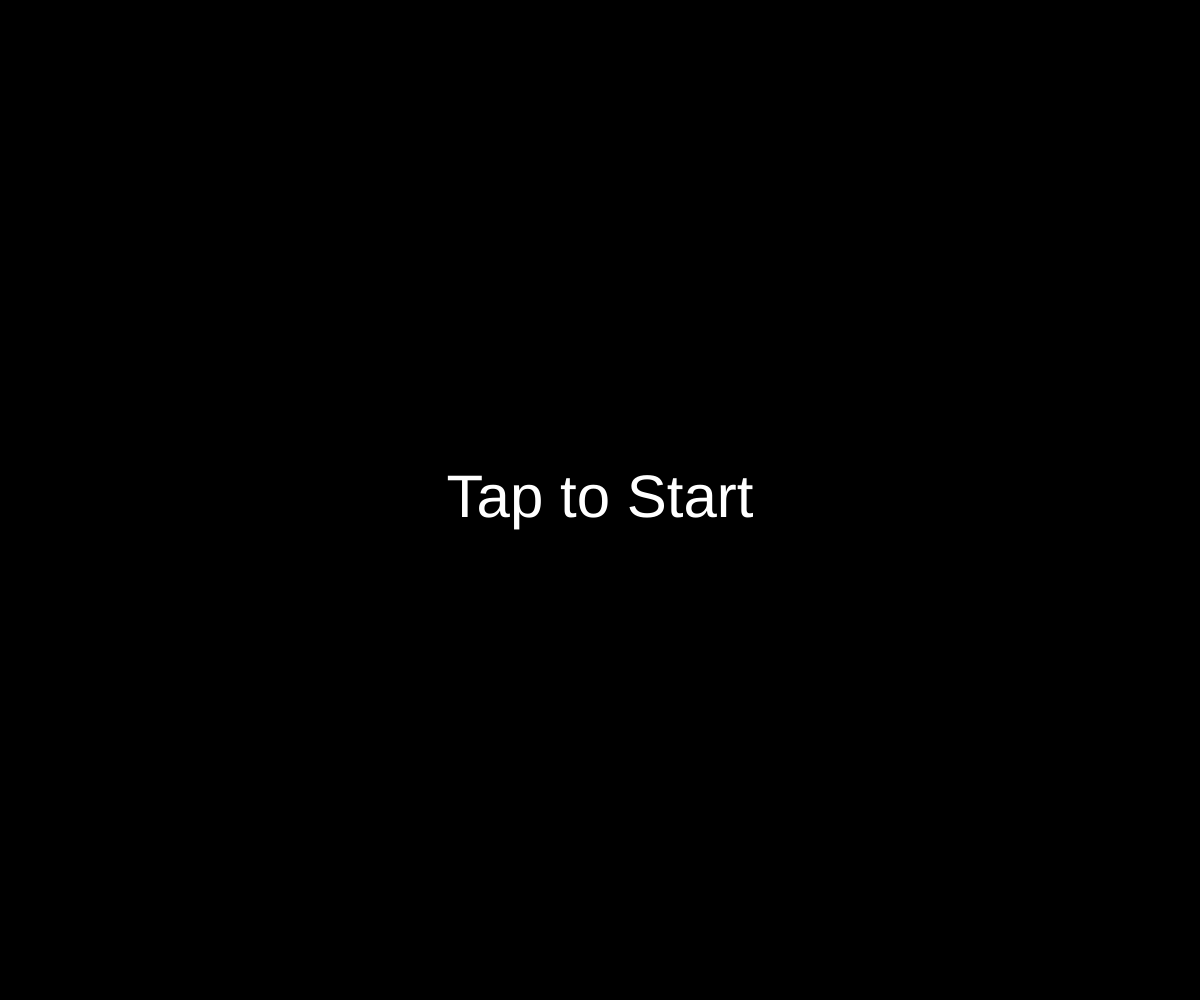
Frame 1 (no input)
Frame 60 (no input): identical to frame 1, image omitted
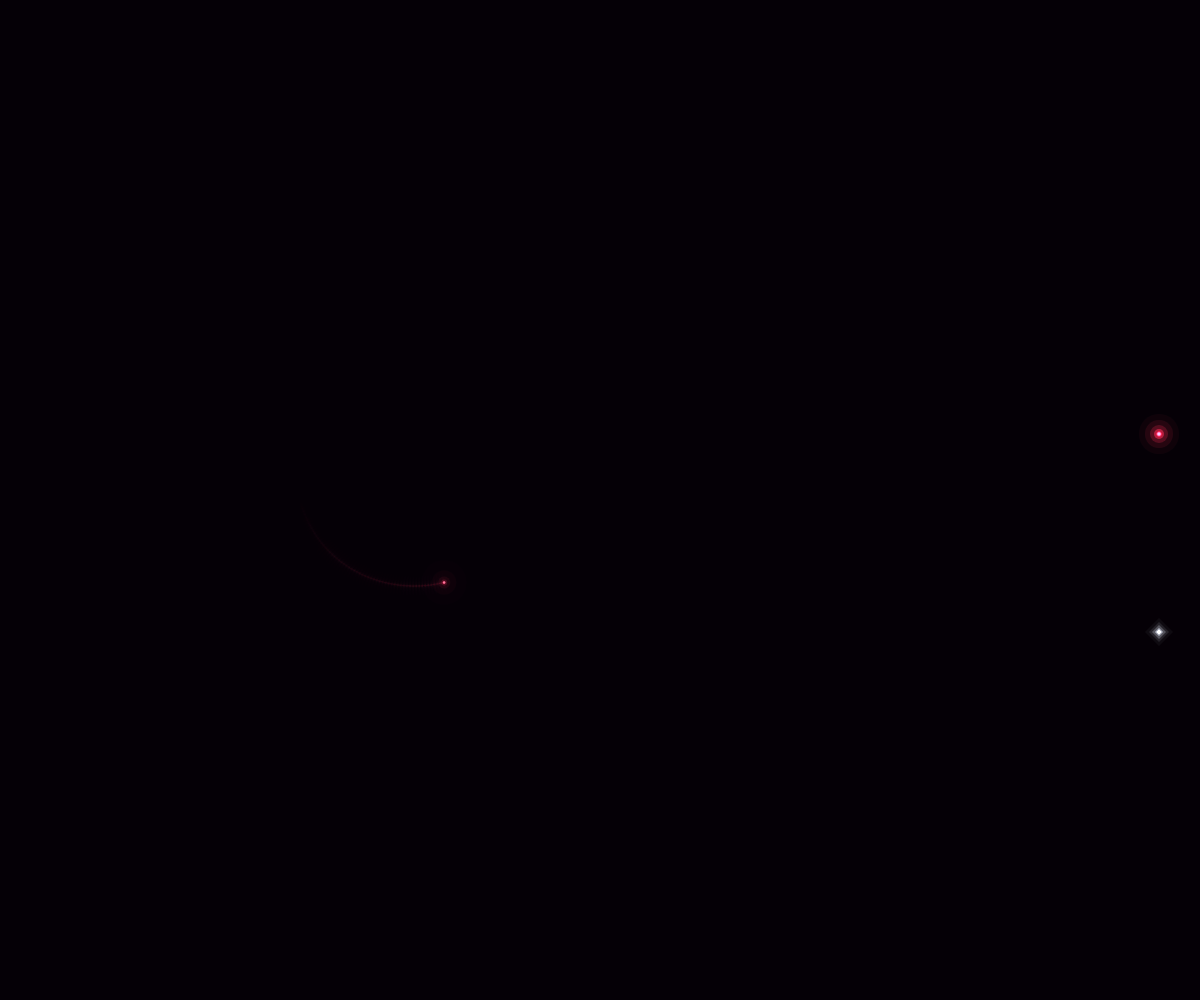
Frame 120 (the mouse pressed at the canvas centre since frame 60)

The p5.js sketch that drew these frames (run headless with seeded random() and noise() and a simulated clock; from frame 60 on, the mouse is pressed at the canvas centre):

// p5.js sketch
// ── sketch.js
// ============================================
// Neon3 — Shape Shifting
// 3体のスケーター（赤・青・淡黄）
// 丸・三角・四角を切り替えながら描く
// ============================================

var t = 0;
var soundStarted = false;
var appStarted = false;
var appStartTime = 0;

var audioCtx, windNode, windGain, driftNode, driftGain;
var lastTouchX = 0.5, lastTouchY = 0.5;
var isTouchDevice = false, hasInteracted = false;
var prevTouchX = 0, prevTouchY = 0;
var gustStrength = 0, gustDirX = 0, gustDirY = 0;
var holdTime = 0, holdX = 0, holdY = 0, isHolding = false, holdThreshold = 20;
var pinchScale = 1.0, lastPinchDist = 0;
var ripples = [];
var lastMouseMoveMs = 0;
var MOUSE_ATTRACT_MS = 3000;

// Trail canvas (single — user clears manually via eraser)
var trailPg;

// Skaters
var skaters = [];
var ENTRY_TIMES = [0, 20, 40];

// Fixed colors
var SKATER_COLORS = [
  { r: 255, g: 40, b: 80 },    // Red
  { r: 20, g: 100, b: 255 },   // Blue
  { r: 255, g: 240, b: 180 }   // Pale warm yellow
];

// Shapes
var SHAPE_TYPES = ['circle', 'triangle', 'square'];
var TWO_THIRDS_PI = 2.0943951;

// Background (fixed Sunset Drive theme)
var BG_R = 5, BG_G = 0, BG_B = 6;

// Collision
var COLLISION_DIST = 45;
var COLLISION_COOLDOWN = 800;
var collisionCooldowns = {};
var sparks = [];

// Neon2-style triangular trajectory
var TURN_ANGLE = TWO_THIRDS_PI; // 120° base turn
var TURN_SPEED = 0.12; // radians per frame during turn

// UI
var shapeUIRects = [];
var eraserRect = null;
var eraserFlash = 0;

// ============================================
// Shape drawing helpers
// ============================================
// Neon2-style elongated triangle wake (prev → current position)
function wakePath(ctx, tx, ty, hx, hy, hw, angle) {
  var pa = angle + 1.5707963; // angle + PI/2
  var cp = Math.cos(pa), sp = Math.sin(pa);
  ctx.beginPath();
  ctx.moveTo(tx, ty);
  ctx.lineTo(hx + hw * cp, hy + hw * sp);
  ctx.lineTo(hx - hw * cp, hy - hw * sp);
  ctx.closePath();
}

function drawShape(ctx, shape, cx, cy, r, angle) {
  if (shape === 'circle') {
    ctx.beginPath();
    ctx.arc(cx, cy, r, 0, Math.PI * 2);
  } else if (shape === 'triangle') {
    ctx.beginPath();
    ctx.moveTo(cx + r * Math.cos(angle), cy + r * Math.sin(angle));
    ctx.lineTo(cx + r * Math.cos(angle + TWO_THIRDS_PI), cy + r * Math.sin(angle + TWO_THIRDS_PI));
    ctx.lineTo(cx + r * Math.cos(angle - TWO_THIRDS_PI), cy + r * Math.sin(angle - TWO_THIRDS_PI));
    ctx.closePath();
  } else {
    // square
    var c = Math.cos(angle), s = Math.sin(angle);
    var hr = r * 0.707; // r / sqrt(2) for inscribed square
    ctx.beginPath();
    ctx.moveTo(cx + hr * (c - s), cy + hr * (s + c));
    ctx.lineTo(cx + hr * (-c - s), cy + hr * (-s + c));
    ctx.lineTo(cx + hr * (-c + s), cy + hr * (-s - c));
    ctx.lineTo(cx + hr * (c + s), cy + hr * (s - c));
    ctx.closePath();
  }
}

// ============================================
// Setup & Init
// ============================================
function setup() {
  pixelDensity(1);
  createCanvas(windowWidth, windowHeight);
  trailPg = createGraphics(width, height);
  trailPg.pixelDensity(1);
  initSkaters();
  updateUIRects();
}

function initSkaters() {
  skaters = [];
  for (var i = 0; i < 3; i++) {
    var positions = [0.25, 0.5, 0.75];
    var bs = 2.0 + random(0, 1.5);
    skaters.push({
      x: width * positions[i], y: height * 0.5,
      prevX: width * positions[i], prevY: height * 0.5,
      angle: random(TWO_PI),
      curvature: 0,
      baseSpeed: bs, speed: bs,
      seed: 42 + i * 95,
      color: SKATER_COLORS[i],
      shape: SHAPE_TYPES[i],
      entryTime: ENTRY_TIMES[i],
      active: false,
      fadeIn: 0,
      spinOffset: random(TWO_PI),
      segDist: 0,
      segLen: 60 + random(80),
      turnDir: random() < 0.5 ? 1 : -1,
      turning: 0,
      turnTarget: 0
    });
  }
}

function updateUIRects() {
  shapeUIRects = [];
  var uiSize = 50;
  var gap = 16;
  var rightMargin = 16;
  var totalHeight = uiSize * 3 + gap * 2;
  var startY = (height - totalHeight) / 2;

  for (var i = 0; i < 3; i++) {
    shapeUIRects.push({
      x: width - rightMargin - uiSize,
      y: startY + i * (uiSize + gap),
      w: uiSize, h: uiSize,
      idx: i
    });
  }

  // Eraser below shape selectors
  eraserRect = {
    x: width - rightMargin - uiSize,
    y: startY + 3 * (uiSize + gap),
    w: uiSize, h: uiSize
  };
}

// ============================================
// Physics — shape-dependent trajectory
// 丸: 連続曲率で円軌道
// 三角: 直進→120°ターン (Neon2)
// 四角: 直進→90°ターン
// ============================================
function updateSkater(idx) {
  var s = skaters[idx];
  s.prevX = s.x;
  s.prevY = s.y;

  if (s.shape === 'circle') {
    // === Circle: continuous curvature → circular loops with drift ===
    // Base curvature ~0.03 → radius ~83px, with organic wobble
    var n1 = noise(s.seed, t * 0.04) - 0.5;
    var targetCurv = 0.03 * s.turnDir + n1 * 0.02;
    s.curvature = lerp(s.curvature, targetCurv, 0.04);
    s.angle += s.curvature;

    // Drift — shifts loop center across screen over time
    var drift = (noise(s.seed + 99, t * 0.008) - 0.5) * 0.012;
    s.angle += drift;

    s.speed = lerp(s.speed, s.baseSpeed, 0.05);

    // Reverse direction every 1-2 loops (~400-700px)
    s.segDist += s.speed;
    if (s.segDist > 400 + noise(s.seed + 600, t * 0.05) * 300) {
      s.segDist = 0;
      if (random() < 0.5) s.turnDir *= -1;
    }
  } else {
    // === Triangle (120°) or Square (90°): straight + sharp turns ===
    var turnAngle = s.shape === 'triangle' ? TWO_THIRDS_PI : HALF_PI;

    // Subtle wobble
    var wobble = (noise(s.seed, t * 0.08) - 0.5) * 0.012;
    s.angle += wobble;

    if (s.turning > 0) {
      var step = min(TURN_SPEED, s.turning);
      s.angle += step * s.turnDir;
      s.turning -= step;
      s.speed = lerp(s.speed, s.baseSpeed * 0.5, 0.1);
    } else {
      s.segDist += s.speed;
      s.speed = lerp(s.speed, s.baseSpeed, 0.05);
      if (s.segDist >= s.segLen) {
        s.segDist = 0;
        s.segLen = 50 + noise(s.seed + 300, t * 0.05) * 100;
        s.turnTarget = turnAngle + (noise(s.seed + 400, t * 0.1) - 0.5) * 0.5;
        s.turning = s.turnTarget;
        if (noise(s.seed + 500, t * 0.03) > 0.7) s.turnDir *= -1;
      }
    }
  }

  // Mouse attraction
  var mouseElapsed = millis() - lastMouseMoveMs;
  var mouseInfluence = Math.max(0, 1 - mouseElapsed / MOUSE_ATTRACT_MS);
  if (hasInteracted && mouseInfluence > 0) {
    var px = isTouchDevice ? lastTouchX * width : mouseX;
    var py = isTouchDevice ? lastTouchY * height : mouseY;
    var dx = px - s.x, dy = py - s.y;
    var d = sqrt(dx * dx + dy * dy);
    if (d < 500) {
      var diff = atan2(dy, dx) - s.angle;
      while (diff > PI) diff -= TWO_PI;
      while (diff < -PI) diff += TWO_PI;
      s.angle += diff * (1 - d / 500) * 0.008 * mouseInfluence;
    }
  }

  // Hold vortex
  var holdStr = isHolding && holdTime > 0.3 ? min((holdTime - 0.3) * 2, 5) : 0;
  if (holdStr > 0) {
    var dx = holdX - s.x, dy = holdY - s.y;
    var d = sqrt(dx * dx + dy * dy);
    if (d < 350) {
      var diff = atan2(dy, dx) - s.angle;
      while (diff > PI) diff -= TWO_PI;
      while (diff < -PI) diff += TWO_PI;
      s.angle += diff * (1 - d / 350) * holdStr * 0.005;
    }
  }

  // Gust
  if (gustStrength > 0.1) {
    var diff = atan2(gustDirY, gustDirX) - s.angle;
    while (diff > PI) diff -= TWO_PI;
    while (diff < -PI) diff += TWO_PI;
    s.angle += diff * gustStrength * 0.008;
  }

  // Move
  s.x += cos(s.angle) * s.speed;
  s.y += sin(s.angle) * s.speed;

  // Edge steering
  var ex = abs(s.x - width / 2) / (width / 2);
  var ey = abs(s.y - height / 2) / (height / 2);
  var edge = max(ex, ey);

  if (s.shape === 'circle') {
    // Soft centering: continuous pull toward center, no hard threshold
    // Quadratic: negligible near center, strong near edges
    var diff = atan2(height / 2 - s.y, width / 2 - s.x) - s.angle;
    while (diff > PI) diff -= TWO_PI;
    while (diff < -PI) diff += TWO_PI;
    s.angle += diff * edge * edge * 0.06;
    s.curvature *= (1 - edge * edge * 0.15);
  } else {
    // Hard threshold for triangle/square (straight segments handle it fine)
    if (edge > 0.85) {
      var diff = atan2(height / 2 - s.y, width / 2 - s.x) - s.angle;
      while (diff > PI) diff -= TWO_PI;
      while (diff < -PI) diff += TWO_PI;
      s.angle += diff * (edge - 0.85) * 0.3;
      s.turning = 0;
      s.segDist = 0;
      s.segLen = 60 + random(80);
    }
  }
}

// ============================================
// Collisions — scatter on contact
// ============================================
function checkCollisions() {
  var now = millis();
  for (var i = 0; i < skaters.length; i++) {
    if (!skaters[i].active || skaters[i].fadeIn < 0.5) continue;
    for (var j = i + 1; j < skaters.length; j++) {
      if (!skaters[j].active || skaters[j].fadeIn < 0.5) continue;
      var a = skaters[i], b = skaters[j];
      var dx = b.x - a.x, dy = b.y - a.y;
      var d = sqrt(dx * dx + dy * dy);
      var key = i * 10 + j;
      if (d < COLLISION_DIST && (!collisionCooldowns[key] || now - collisionCooldowns[key] > COLLISION_COOLDOWN)) {
        collisionCooldowns[key] = now;
        // Bounce (Neon2 style)
        a.angle = atan2(-dy, -dx) + random(-0.4, 0.4);
        b.angle = atan2(dy, dx) + random(-0.4, 0.4);
        a.speed = 5.5; b.speed = 5.5;
        a.curvature *= 0.3; b.curvature *= 0.3;
        a.turning = 0; a.segDist = 0; a.segLen = 60 + random(80);
        b.turning = 0; b.segDist = 0; b.segLen = 60 + random(80);
        var mx = (a.x + b.x) / 2, my = (a.y + b.y) / 2;
        // Ripple
        ripples.push({ x: mx, y: my, age: 0, color: a.color });
        ripples.push({ x: mx, y: my, age: 0.3, color: b.color });
        // Sparks (8 spinning shape particles)
        for (var k = 0; k < 8; k++) {
          var src = k < 4 ? a : b;
          var sa = random(TWO_PI), spd = random(2, 6);
          sparks.push({
            x: mx, y: my,
            vx: cos(sa) * spd, vy: sin(sa) * spd,
            age: 0, color: src.color, shape: src.shape,
            angle: sa, spin: random(-0.3, 0.3)
          });
        }
      }
    }
  }
}

// ============================================
// Draw
// ============================================
function draw() {
  if (!appStarted) {
    background(0); fill(255); noStroke();
    textAlign(CENTER, CENTER); textSize(min(width, height) * 0.06);
    text('Tap to Start', width / 2, height / 2);
    return;
  }

  var now = millis();

  // Activate skaters
  var elapsed = (now - appStartTime) / 1000;
  for (var i = 0; i < skaters.length; i++) {
    if (!skaters[i].active && elapsed >= skaters[i].entryTime) {
      skaters[i].active = true;
    }
    if (skaters[i].active && skaters[i].fadeIn < 1) {
      skaters[i].fadeIn = min(1, skaters[i].fadeIn + 0.008);
    }
  }

  gustStrength *= 0.96;
  if (touches.length < 2) pinchScale = lerp(pinchScale, 1.0, 0.005);
  if (isHolding) holdTime += 0.016;
  var pulse = 0.75 + Math.sin(t * 0.5) * 0.25;

  // Update skaters
  for (var i = 0; i < skaters.length; i++) {
    if (skaters[i].active) updateSkater(i);
  }
  checkCollisions();

  // Update sparks
  for (var si = 0; si < sparks.length; si++) {
    var sp = sparks[si];
    sp.x += sp.vx; sp.y += sp.vy;
    sp.vx *= 0.95; sp.vy *= 0.95;
    sp.age += 0.025;
    sp.angle += sp.spin;
  }
  sparks = sparks.filter(function(sp) { return sp.age < 1.5; });

  // === Trail Canvas ===
  var tctx = trailPg.drawingContext;
  tctx.globalCompositeOperation = 'lighter';

  var trailLayers = [
    { hw: 9,   a: 0.02 },
    { hw: 4.5, a: 0.05 },
    { hw: 2,   a: 0.12 },
    { hw: 0.9, a: 0.25 }
  ];

  for (var li = 0; li < trailLayers.length; li++) {
    var lhw = trailLayers[li].hw;
    var la = trailLayers[li].a;
    for (var si = 0; si < skaters.length; si++) {
      var s = skaters[si];
      if (!s.active || s.fadeIn < 0.01) continue;
      var a = la * s.fadeIn * pulse;
      var col = s.color;
      tctx.fillStyle = 'rgba(' + col.r + ',' + col.g + ',' + col.b + ',' + a + ')';
      wakePath(tctx, s.prevX, s.prevY, s.x, s.y, lhw * pinchScale, s.angle);
      tctx.fill();
    }
  }

  // === Main Canvas ===
  var ctx = drawingContext;

  // Background
  ctx.globalCompositeOperation = 'source-over';
  ctx.fillStyle = 'rgb(' + BG_R + ',' + BG_G + ',' + BG_B + ')';
  ctx.fillRect(0, 0, width, height);

  // Composite trail canvas
  ctx.globalCompositeOperation = 'lighter';
  ctx.drawImage(trailPg.canvas, 0, 0);

  // Skater heads — multi-layer glow
  for (var i = 0; i < skaters.length; i++) {
    var s = skaters[i];
    if (!s.active || s.fadeIn < 0.01) continue;
    var col = s.color;
    var fi = s.fadeIn;
    var sc = pinchScale;
    var colStr = col.r + ',' + col.g + ',' + col.b;

    var heads = [
      { r: 22 * sc, a: 0.025 * pulse * fi },
      { r: 12 * sc, a: 0.07 * pulse * fi },
      { r: 6 * sc, a: 0.16 * pulse * fi },
      { r: 3 * sc, a: 0.4 * pulse * fi },
      { r: 1.5 * sc, a: 0.8 * pulse * fi }
    ];
    for (var hi = 0; hi < heads.length; hi++) {
      ctx.fillStyle = 'rgba(' + colStr + ',' + heads[hi].a + ')';
      drawShape(ctx, s.shape, s.x, s.y, heads[hi].r, s.angle + Math.sin(t * 0.3 + s.spinOffset) * 0.15);
      ctx.fill();
    }
    // White core
    ctx.fillStyle = 'rgba(255,240,255,' + (pulse * fi) + ')';
    drawShape(ctx, s.shape, s.x, s.y, 1.2 * sc, s.angle);
    ctx.fill();
  }

  // Sparks — spinning shapes
  for (var si = 0; si < sparks.length; si++) {
    var sp = sparks[si];
    var fade = Math.max(0, 1 - sp.age / 1.2);
    fade = fade * fade;
    if (fade <= 0) continue;
    var spCol = sp.color;
    ctx.fillStyle = 'rgba(' + spCol.r + ',' + spCol.g + ',' + spCol.b + ',' + (fade * 0.5) + ')';
    drawShape(ctx, sp.shape, sp.x, sp.y, 3.5 * fade, sp.angle);
    ctx.fill();
    ctx.fillStyle = 'rgba(255,255,255,' + (fade * 0.35) + ')';
    drawShape(ctx, sp.shape, sp.x, sp.y, 1.2 * fade, sp.angle);
    ctx.fill();
  }

  // Ripples
  for (var ri = 0; ri < ripples.length; ri++) {
    var rp = ripples[ri];
    var ringR = rp.age * 350;
    var fade = Math.max(0, 1 - rp.age * 0.25);
    fade = fade * fade;
    if (fade <= 0) continue;
    var rc = rp.color;
    var rcStr = rc.r + ',' + rc.g + ',' + rc.b;
    var rl = [{ w: 12, a: 0.025 * fade }, { w: 4, a: 0.08 * fade }, { w: 1.2, a: 0.25 * fade }];
    for (var li = 0; li < rl.length; li++) {
      ctx.strokeStyle = 'rgba(' + rcStr + ',' + rl[li].a + ')';
      ctx.lineWidth = rl[li].w;
      ctx.beginPath(); ctx.arc(rp.x, rp.y, ringR, 0, Math.PI * 2); ctx.stroke();
    }
  }

  // Hold aura
  var holdStrength = isHolding && holdTime > 0.3 ? min((holdTime - 0.3) * 2, 5) : 0;
  if (holdStrength > 0) {
    var auraR = min(holdTime * 60, 250);
    for (var r = auraR; r > 0; r -= 12) {
      ctx.fillStyle = 'rgba(180,120,220,' + ((1 - r / auraR) * min(holdTime * 3, 15) / 255) + ')';
      ctx.beginPath(); ctx.arc(holdX, holdY, r, 0, Math.PI * 2); ctx.fill();
    }
  }

  // Eraser flash
  if (eraserFlash > 0) {
    ctx.fillStyle = 'rgba(255,255,255,' + (eraserFlash * 0.15) + ')';
    ctx.fillRect(0, 0, width, height);
    eraserFlash = Math.max(0, eraserFlash - 0.03);
  }

  ctx.globalCompositeOperation = 'source-over';

  // Draw UI
  drawShapeUI(ctx);
  drawEraserUI(ctx);

  // Update ripples
  for (var ri = 0; ri < ripples.length; ri++) ripples[ri].age += 0.012;
  ripples = ripples.filter(function(rp) { return rp.age < 4; });
  t += 0.008;
}

// ============================================
// UI Drawing
// ============================================
function drawShapeUI(ctx) {
  var pulse = 0.75 + Math.sin(t * 0.5) * 0.25;
  for (var i = 0; i < shapeUIRects.length; i++) {
    var rect = shapeUIRects[i];
    var s = skaters[rect.idx];
    if (!s) continue;

    var elapsed = appStarted ? (millis() - appStartTime) / 1000 : 0;
    var visible = elapsed >= s.entryTime - 5;
    if (!visible) continue;

    var fi = s.active ? Math.min(s.fadeIn + 0.3, 1) : 0.3;
    var cx = rect.x + rect.w / 2;
    var cy = rect.y + rect.h / 2;
    var colStr = s.color.r + ',' + s.color.g + ',' + s.color.b;
    var wobble = -Math.PI / 2 + Math.sin(t * 0.3 + s.seed) * 0.15;

    // Neon glow layers
    ctx.globalCompositeOperation = 'lighter';
    var uiHeads = [
      { r: 20, a: 0.06 * pulse * fi },
      { r: 14, a: 0.14 * pulse * fi },
      { r: 9,  a: 0.3 * pulse * fi },
      { r: 5,  a: 0.6 * pulse * fi },
      { r: 2.5, a: 1.0 * pulse * fi }
    ];
    for (var gi = 0; gi < uiHeads.length; gi++) {
      ctx.fillStyle = 'rgba(' + colStr + ',' + uiHeads[gi].a + ')';
      drawShape(ctx, s.shape, cx, cy, uiHeads[gi].r, wobble);
      ctx.fill();
    }
    // White core
    ctx.fillStyle = 'rgba(255,240,255,' + (pulse * fi) + ')';
    drawShape(ctx, s.shape, cx, cy, 1.8, wobble);
    ctx.fill();
    ctx.globalCompositeOperation = 'source-over';
  }
}

function drawEraserUI(ctx) {
  if (!eraserRect) return;

  var cx = eraserRect.x + eraserRect.w / 2;
  var cy = eraserRect.y + eraserRect.h / 2;
  var pulse = 0.75 + Math.sin(t * 0.5) * 0.25;

  // Silver neon square
  ctx.globalCompositeOperation = 'lighter';
  var layers = [
    { r: 14, a: 0.06 * pulse },
    { r: 10, a: 0.14 * pulse },
    { r: 7,  a: 0.3 * pulse },
    { r: 4,  a: 0.6 * pulse },
    { r: 2,  a: 1.0 * pulse }
  ];
  for (var li = 0; li < layers.length; li++) {
    ctx.fillStyle = 'rgba(200,210,220,' + layers[li].a + ')';
    drawShape(ctx, 'square', cx, cy, layers[li].r, -Math.PI / 4);
    ctx.fill();
  }
  ctx.globalCompositeOperation = 'source-over';
}

// ============================================
// UI Hit Testing
// ============================================
function hitTestShapeUI(x, y) {
  for (var i = 0; i < shapeUIRects.length; i++) {
    var r = shapeUIRects[i];
    if (x >= r.x && x <= r.x + r.w && y >= r.y && y <= r.y + r.h) {
      var s = skaters[r.idx];
      if (s && s.active) {
        var ci = SHAPE_TYPES.indexOf(s.shape);
        s.shape = SHAPE_TYPES[(ci + 1) % SHAPE_TYPES.length];
        return true;
      }
    }
  }
  return false;
}

function hitTestEraser(x, y) {
  if (!eraserRect) return false;
  if (x >= eraserRect.x && x <= eraserRect.x + eraserRect.w &&
      y >= eraserRect.y && y <= eraserRect.y + eraserRect.h) {
    clearTrails();
    return true;
  }
  return false;
}

function clearTrails() {
  trailPg.drawingContext.clearRect(0, 0, width, height);
  eraserFlash = 1;
}

// ============================================
// Scatter
// ============================================
function scatterSkaters(tapX, tapY) {
  for (var i = 0; i < skaters.length; i++) {
    var s = skaters[i];
    if (!s.active) continue;
    s.x = random(width * 0.15, width * 0.85);
    s.y = random(height * 0.15, height * 0.85);
    s.prevX = s.x;
    s.prevY = s.y;
    s.angle = random(TWO_PI);
    s.curvature = 0;
    s.turning = 0; s.segDist = 0; s.segLen = 60 + random(80);
  }
  // Ripple at tap point
  var rc = SKATER_COLORS[floor(random(3))];
  ripples.push({ x: tapX, y: tapY, age: 0, color: rc });
}

// ============================================
// Sound (same as Neon1)
// ============================================
function initSound() {
  audioCtx = new (window.AudioContext || window.webkitAudioContext)();
  if (audioCtx.state === 'suspended') audioCtx.resume();
  var sr = audioCtx.sampleRate, len = sr * 2;
  var wBuf = audioCtx.createBuffer(1, len, sr), wD = wBuf.getChannelData(0);
  for (var i = 0; i < len; i++) wD[i] = Math.random() * 2 - 1;
  windNode = audioCtx.createBufferSource(); windNode.buffer = wBuf; windNode.loop = true;
  var bp = audioCtx.createBiquadFilter(); bp.type = 'bandpass'; bp.frequency.value = 120; bp.Q.value = 8;
  windGain = audioCtx.createGain(); windGain.gain.value = 0.015;
  windNode.connect(bp); bp.connect(windGain); windGain.connect(audioCtx.destination); windNode.start();
  var dBuf = audioCtx.createBuffer(1, len, sr), dD = dBuf.getChannelData(0), last = 0;
  for (var i = 0; i < len; i++) { var w = Math.random() * 2 - 1; dD[i] = (last + 0.02 * w) / 1.02; last = dD[i]; dD[i] *= 3.5; }
  driftNode = audioCtx.createBufferSource(); driftNode.buffer = dBuf; driftNode.loop = true;
  var dF = audioCtx.createBiquadFilter(); dF.type = 'lowpass'; dF.frequency.value = 80;
  driftGain = audioCtx.createGain(); driftGain.gain.value = 0.02;
  driftNode.connect(dF); dF.connect(driftGain); driftGain.connect(audioCtx.destination); driftNode.start();
  soundStarted = true;
}
document.addEventListener('visibilitychange', function() {
  if (document.visibilityState === 'visible' && audioCtx && audioCtx.state === 'suspended') audioCtx.resume();
});

// ============================================
// Mouse / Touch
// ============================================
function mousePressed() {
  if (!appStarted) { appStarted = true; appStartTime = millis(); if (!soundStarted) initSound(); if (audioCtx && audioCtx.state === 'suspended') audioCtx.resume(); return; }
  hasInteracted = true; lastMouseMoveMs = millis();
  if (!soundStarted) initSound(); if (audioCtx && audioCtx.state === 'suspended') audioCtx.resume();

  // UI first
  if (hitTestShapeUI(mouseX, mouseY)) return;
  if (hitTestEraser(mouseX, mouseY)) return;

  // Scatter
  scatterSkaters(mouseX, mouseY);
}
function mouseMoved() {
  if (appStarted) { hasInteracted = true; lastMouseMoveMs = millis(); }
}

function touchStarted() {
  if (!appStarted) { appStarted = true; appStartTime = millis(); isTouchDevice = true; if (!soundStarted) initSound(); if (audioCtx && audioCtx.state === 'suspended') audioCtx.resume(); return false; }
  hasInteracted = true; lastMouseMoveMs = millis();
  if (!soundStarted) initSound(); if (audioCtx && audioCtx.state === 'suspended') audioCtx.resume();
  isTouchDevice = true;

  if (touches.length > 0) {
    var tx = touches[0].x, ty = touches[0].y;

    // UI first
    if (hitTestShapeUI(tx, ty)) return false;
    if (hitTestEraser(tx, ty)) return false;

    // Scatter
    scatterSkaters(tx, ty);
    lastTouchX = tx / width; lastTouchY = ty / height;
  }

  if (touches.length === 1) { holdX = touches[0].x; holdY = touches[0].y; holdTime = 0; isHolding = true; }
  if (touches.length > 0) { prevTouchX = touches[0].x; prevTouchY = touches[0].y; }
  if (touches.length === 2) { lastPinchDist = dist(touches[0].x, touches[0].y, touches[1].x, touches[1].y); isHolding = false; }
  return false;
}

function touchMoved() {
  lastMouseMoveMs = millis();
  if (touches.length === 1) {
    var tx = touches[0].x, ty = touches[0].y, dx = tx - prevTouchX, dy = ty - prevTouchY;
    var spd = sqrt(dx * dx + dy * dy);
    if (spd > 8) { gustStrength = min(gustStrength + spd * 0.004, 1.0); gustDirX = dx > 0 ? 1 : -1; gustDirY = dy > 0 ? 1 : -1; }
    prevTouchX = tx; prevTouchY = ty;
    if (isHolding && dist(tx, ty, holdX, holdY) > holdThreshold) { isHolding = false; holdTime = 0; }
    lastTouchX = tx / width; lastTouchY = ty / height;
  }
  if (touches.length === 2) {
    var cd = dist(touches[0].x, touches[0].y, touches[1].x, touches[1].y);
    if (lastPinchDist > 0) pinchScale = constrain(pinchScale + (cd - lastPinchDist) * 0.003, 0.4, 2.5);
    lastPinchDist = cd;
    lastTouchX = (touches[0].x + touches[1].x) / 2 / width; lastTouchY = (touches[0].y + touches[1].y) / 2 / height;
  }
  return false;
}
function touchEnded() { isHolding = false; holdTime = 0; if (touches.length === 0) lastPinchDist = 0; return false; }

function windowResized() {
  resizeCanvas(windowWidth, windowHeight);
  if (trailPg) trailPg.remove();
  trailPg = createGraphics(width, height);
  trailPg.pixelDensity(1);
  updateUIRects();
}
